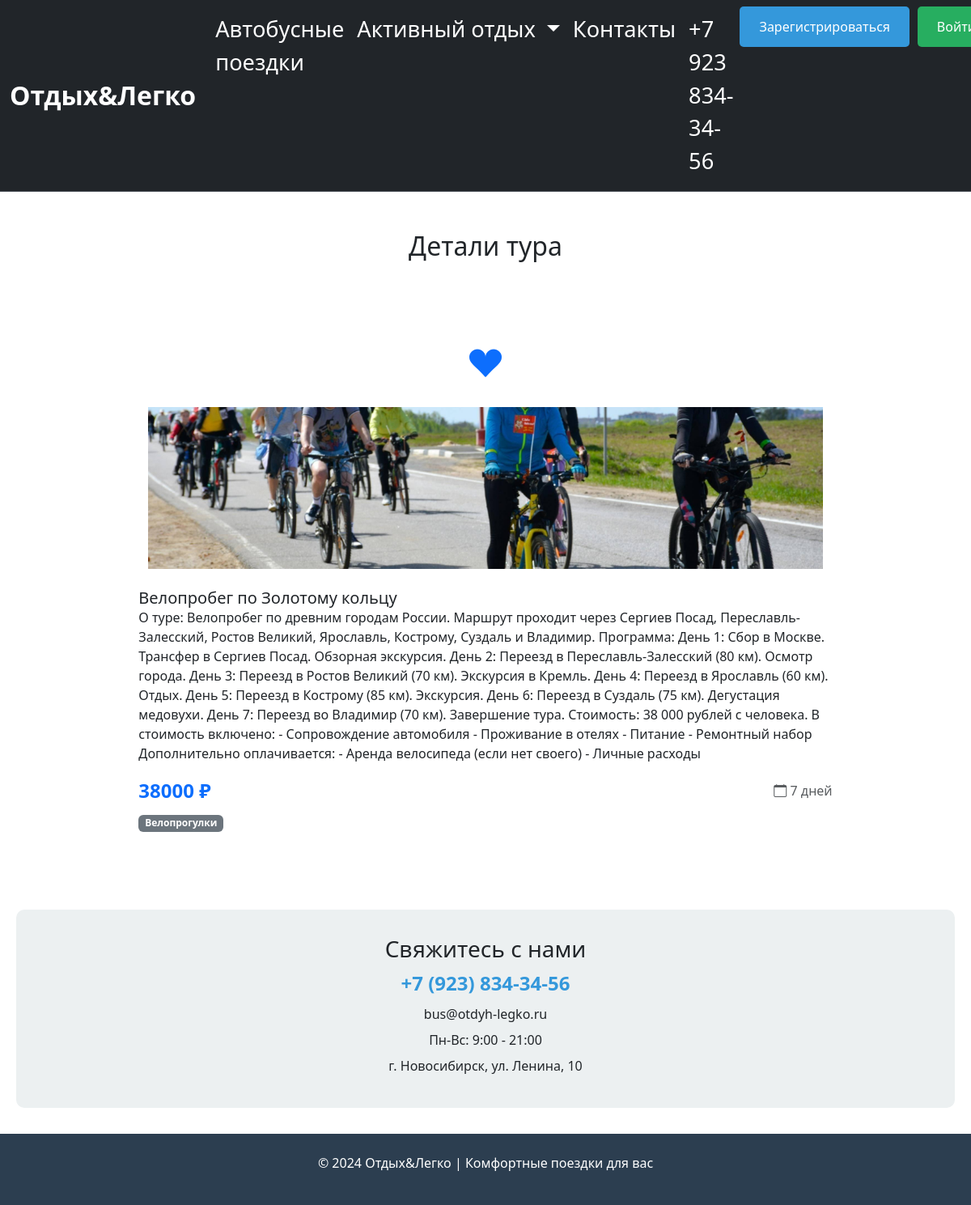
The page /tour/inf/3 on the database as committed earlier.
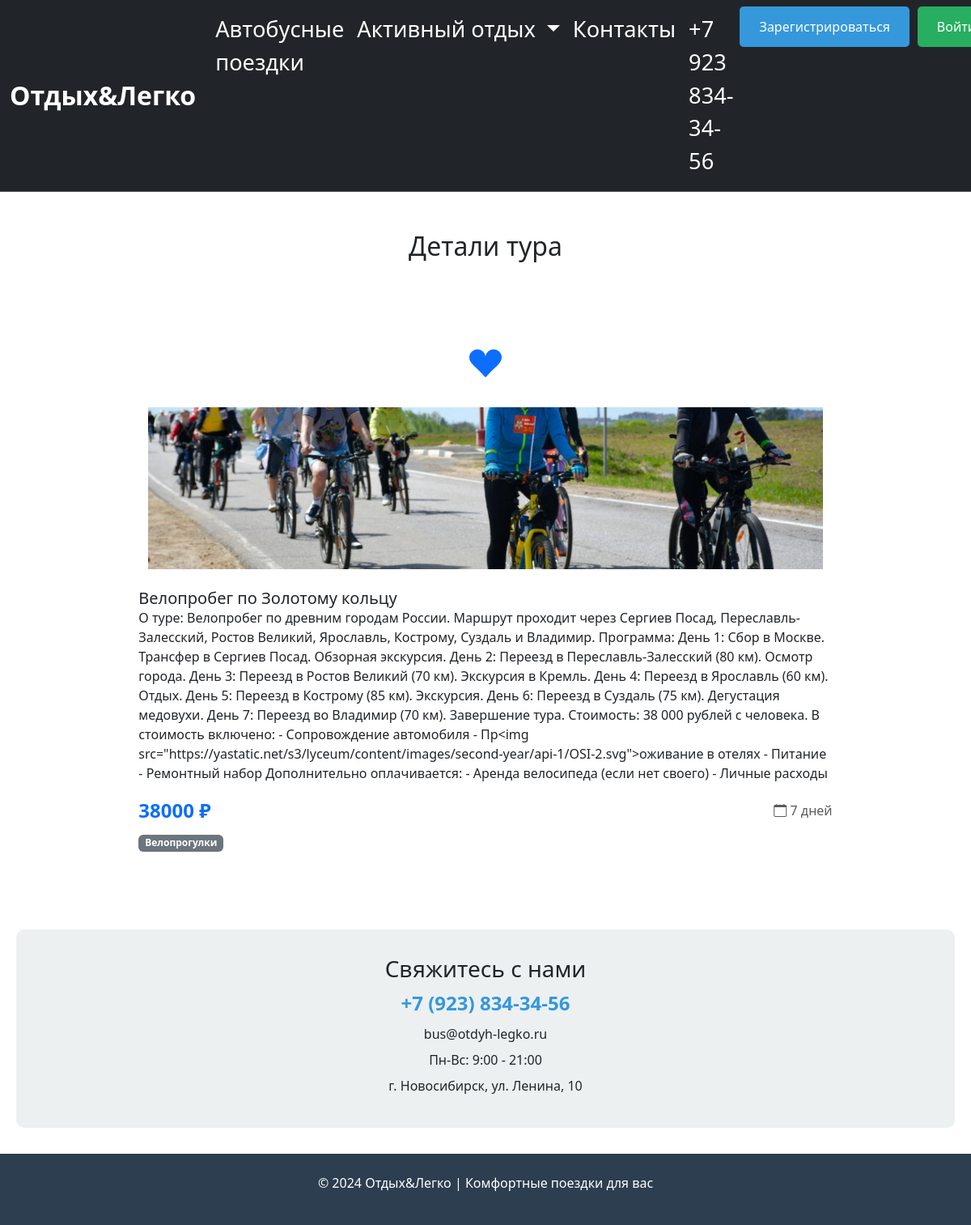
The same page on the database as committed later.
### data/tours.py (models this page shows, shortened)
class Tours(SqlAlchemyBase, SerializerMixin):
    __tablename__ = 'tours'
    id = sqlalchemy.Column(sqlalchemy.Integer,
                           primary_key=True, autoincrement=True)
    category_id = sqlalchemy.Column(sqlalchemy.Integer,
                                    sqlalchemy.ForeignKey("category.id"))
    title = sqlalchemy.Column(sqlalchemy.String,
                              nullable=True)
    content = sqlalchemy.Column(sqlalchemy.TEXT,
                                nullable=True)
    is_published = sqlalchemy.Column(sqlalchemy.Boolean,
                                     default=True)
    free_pl = sqlalchemy.Column(sqlalchemy.Integer)
    duration = sqlalchemy.Column(sqlalchemy.Integer, default=3)
    price = sqlalchemy.Column(sqlalchemy.Integer, default=10000)
    img = sqlalchemy.Column(sqlalchemy.String,
                            nullable=False)
    user_id = sqlalchemy.Column(sqlalchemy.Integer, sqlalchemy.ForeignKey("users.id"))
    category = orm.relationship("Category", back_populates='tours')
    cart_items = orm.relationship('CartItem', back_populates='tour', cascade='all, delete-orphan')
    author = orm.relationship("Users", foreign_keys=[user_id], backref='created_tours')

class Category(SqlAlchemyBase, SerializerMixin):
    __tablename__ = 'category'
    id = sqlalchemy.Column(sqlalchemy.Integer,
                           primary_key=True,
                           autoincrement=True)
    name = sqlalchemy.Column(sqlalchemy.String,
                             nullable=True)
    tours = orm.relationship("Tours", cascade="all, delete", back_populates='category')

### main.py (the view)
@app.route('/tour/inf/<int:id_>', methods=['GET', 'POST'])
def tours_detail(id_):
    db_sess = db_session.create_session()
    tour = db_sess.query(Tours).filter(Tours.id == id_).first()
    return render_template('tours_wor.html',
                           title='Детали тура', tour=tour)

### data/db_session.py (called while the page is built)
def create_session() -> Session:
    global __factory
    return __factory()

### templates/tours_wor.html (shortened to what this page needs)
{% extends "base.html" %}
{% block content %}
<div class="container my-5">
  <h2 class="text-center mb-4">{{ title if title else 'Наши туры' }}</h2>
  {% if tour %}
  <div class="container my-5">
    <div class="row justify-content-center">
        <div class="col-lg-10">
            <div class="company-card p-4 p-lg-5">
                <div class="text-center mb-4">
                    <i class="bi bi-suit-heart-fill fs-1 text-primary"></i>
                </div>
<div class="row row-cols-1 row-cols-md-3 g-4">
    {% if not current_category or current_category == tour.category.name %}
        {% if tour.img %}
        <img src="{{ url_for('static', filename='img/' + tour.img) }}" class="card-img-top" alt="{{ tour.title }}" style="height: 200px; object-fit: cover;">
        {% else %}
        <img src="https://via.placeholder.com/300x200?text=Нет+фото" class="card-img-top" alt="Нет изображения" style="height: 200px; object-fit: cover;">
        {% endif %}
        <div class="card-body">
          <h5 class="card-title">{{ tour.title }}</h5>
          <div class="card-text">
            {% if tour.content %}
              {{ tour.content }}
            {% else %}
              <p class="text-muted">Описание временно недоступно</p>
            {% endif %}
          </div>
          <div class="d-flex justify-content-between align-items-center mt-3">
            <span class="text-primary fw-bold fs-4">{{ tour.price }} ₽</span>
            <span class="text-muted"><i class="bi bi-calendar"></i> {{ tour.duration }} дней</span>
          </div>
          {% if tour.category %}
          <div class="mt-2">
            <span class="badge bg-secondary">{{ tour.category.name }}</span>
          </div>
          {% endif %}
        </div>
      </div>
    </div>
    {% endif %}
  </div>
  {% endif %}
</div>
            </div>
        </div>
{% endblock %}

### templates/base.html (shortened to what this page needs)
<!doctype html>
<html lang="en">
<head>
  <link href="https://cdn.jsdelivr.net/npm/bootstrap@5.3.0/dist/css/bootstrap.min.css" rel="stylesheet">
  <link rel="stylesheet" href="https://cdn.jsdelivr.net/npm/bootstrap-icons@1.11.0/font/bootstrap-icons.css">
</head>
<body class="hold-transition sidebar-mini">
  <nav class="navbar navbar-expand-lg bg-dark border-bottom" data-bs-theme="dark">
    <div class="container-fluid">
      <a class="navbar-brand text-white" href="/">Отдых&Легко</a>
      <div class="collapse navbar-collapse" id="navbarNavDropdown">
        <ul class="navbar-nav ms-auto">
          <li class="nav-item">
            {% if active_bus %}
              <a class="nav-link active text-white" aria-current="page" href="/tours/bus_tour"><u>Автобусные поездки</u></a>
            {% else %}
            <a class="nav-link active text-white" aria-current="page" href="/tours/bus_tour">Автобусные поездки</a>
            {% endif %}
          </li>
          <li class="nav-item dropdown">
            {% if active %}
              <a class="nav-link dropdown-toggle text-white" href="/tours/active" role="button" data-bs-toggle="dropdown" aria-expanded="false">
              <u>Активный отдых
            </u></a>
            {% else %}
            <a class="nav-link dropdown-toggle text-white" href="/tours/active" role="button" data-bs-toggle="dropdown" aria-expanded="false">
              Активный отдых
            </a>
            {% endif %}
          </li>
          <li class="nav-item">
            {% if active_cont %}
              <a class="nav-link text-white" href="/contacts"><u>Контакты</u></a>
            {% else %}
            <a class="nav-link text-white" href="/contacts">Контакты</a>
            {% endif %}
          </li>
          <li class="nav-item">
            <a class="nav-link text-white" href="#">+7 923 834-34-56</a>
          </li>
          <li class="nav-item">
            {% if current_user.is_authenticated %}
              <a class="btn-logout btn-custom" href="/profile">Профиль</a>
            {% else %}
              <div class="auth-buttons">
                <a class="btn-register btn-custom" href="/register">Зарегистрироваться</a>
                <a class="btn-login btn-custom" href="/login">Войти</a>
              </div>
            {% endif %}
          </li>
        </ul>
      </div>
    </div>
  </nav>
  <main>
    {% block content %}{% endblock %}
  </main>
  <div class="container">
    <div class="contacts">
      <h3>Свяжитесь с нами</h3>
      <p class="phone">+7 (923) 834-34-56</p>
      <p>bus@otdyh-legko.ru</p>
      <p>Пн-Вс: 9:00 - 21:00</p>
      <p>г. Новосибирск, ул. Ленина, 10</p>
    </div>
  </div>
  <div class="footer">
    <p>© 2024 Отдых&Легко | Комфортные поездки для вас</p>
  </div>
</body>
</html>

### templates/base.html (style rules this page uses)
.footer { background: #2c3e50; color: white; text-align: center; padding: 1.5rem; margin-top: 2rem; }
.contacts { text-align: center; background: #ecf0f1; border-radius: 10px; padding: 2rem; margin: 2rem 0; }
.contacts p { margin: 0.5rem 0; }
.phone { font-size: 1.5rem; font-weight: bold; color: #3498db; }
.container { max-width: 1200px; margin: 0 auto; padding: 0 20px; }
.navbar { position: relative; z-index: 1050 !important; background-color: #212529 !important; }
.navbar-collapse { position: relative; z-index: 1050 !important; }
.navbar-brand { font-size: 2rem !important; font-weight: bold; }
.navbar .nav-link { font-size: 1.7rem; }
.navbar { font-size: 1.7rem; }
.btn-custom { display: inline-block; padding: 0.8rem 1.5rem; border: none; border-radius: 5px; font-size: 1rem; cursor: pointer; text-decoration: none; transition: background 0.3s; font-weight: 500; }
.btn-register { background: #3498db; color: white; }
.btn-login { background: #27ae60; color: white; }
.auth-buttons { display: flex; gap: 10px; }

Rows that differ between the two databases and show on the page:
changed Tours "Велопробег по Золотому кольцу": content "…- Сопровождение автомобиля - Проживание в отелях - Питание…" → "…- Сопровождение автомобиля - Пр<img src=\"https://yastatic.net/s3/lyceum/content/images/second-year/api-1/OSI-2.svg\">оживание в отелях - Питание…"
